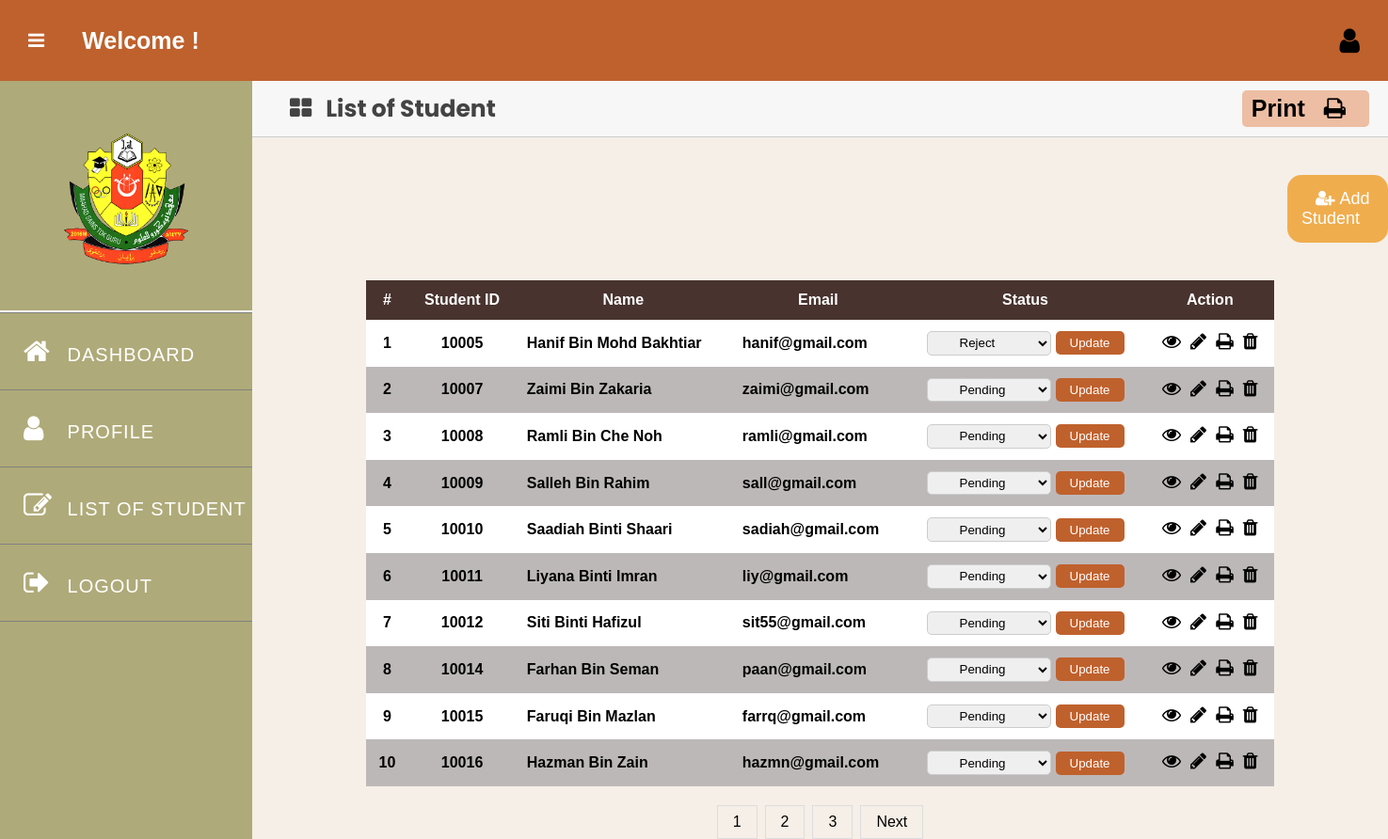
Screenshot of /listofstudent.php (signed in) with the database file from the repository.
### tables this page shows
CREATE TABLE `registration` (
  `REGNO` int NOT NULL,
  `STUID` int DEFAULT NULL,
  `PRINCIPALID` int DEFAULT NULL,
  `REGDATE` date DEFAULT NULL,
  `CLERKID` int DEFAULT NULL,
  `STATUS` varchar(50) DEFAULT NULL,
  `REGSTATUS` varchar(50) DEFAULT NULL
);

CREATE TABLE `student` (
  `STUID` int NOT NULL,
  `STUNAME` varchar(255) NOT NULL,
  `STUPNO` varchar(12) NOT NULL,
  `STUEMAIL` varchar(50) NOT NULL,
  `STUPASSWORD` varchar(30) NOT NULL,
  `STUGENDER` varchar(6) DEFAULT NULL,
  `STUADDRESS` varchar(255) DEFAULT NULL,
  `STUDOB` date DEFAULT NULL,
  `FATHERNAME` varchar(255) DEFAULT NULL,
  `MOTHERNAME` varchar(255) DEFAULT NULL,
  `SALARY` decimal(10,2) DEFAULT NULL,
  `STUIMAGE` varchar(255) DEFAULT NULL,
  `STATUS` varchar(50) DEFAULT NULL
);

### listofstudent.php (the view, shortened to what this page needs)
<?php
require_once("dbConnect.php");
$username = $_SESSION['username'];
$sql = "SELECT CLERKNAME FROM clerk WHERE CLERKID = ?";
$stmt = $dbCon->prepare($sql);
$stmt->bind_param("s", $username);
$stmt->execute();
$stmt->store_result();
$stmt->bind_result($fullName);
$firstName = strtoupper(strtok($fullName, ' '));
$limit = 10;
$page = isset($_GET['page']) ? (int)$_GET['page'] : 1;
$start = ($page - 1) * $limit;
$sql = "SELECT COUNT(*) FROM student";
$stmt = $dbCon->prepare($sql);
$stmt->execute();
$stmt->bind_result($total);
$total_pages = ceil($total / $limit);
$sql = "SELECT s.STUID, s.STUNAME, s.STUEMAIL, r.STATUS, r.CLERKID FROM student as s JOIN registration as r ON s.STUID = r.STUID WHERE r.REGSTATUS = 'active' ORDER BY r.STATUS DESC LIMIT ?, ? ";
$stmt = $dbCon->prepare($sql);
$stmt->bind_param("ii", $start, $limit);
$stmt->execute();
$result = $stmt->get_result();
?>
<!DOCTYPE html>
<html lang="en">
<head>
    <link rel="stylesheet" href="https://stackpath.bootstrapcdn.com/font-awesome/4.7.0/css/font-awesome.min.css">
</head>
<body>
    <div class="header">
        <label for="checkbox">
            <i id="navbtn" class="fa fa-bars" aria-hidden="true"></i>
        </label>
        <h2 class="welcome-name">Welcome <span style="color: #48332E;"><?php echo htmlspecialchars($firstName); ?></span> !</h2>
        <div class="right-icon">
            <a href="ClerkProfile.php">
                <i class="fa fa-user" aria-hidden="true"></i>
            </a>
        </div>
    </div>
    <div class="body">
        <nav class="side-bar">
            <div class="user-p">
                <img src="logo.png" alt=""/>
            </div>
            <ul>
                <li >
                    <a href="ClerkDashboard.php">
                        <i class="fa fa-home" aria-hidden="true"></i>
                        <span style="padding-left:10px;">DASHBOARD</span>
                    </a>
                </li>
                <li>
                    <a href="ClerkProfile.php">
                        <i class="fa fa-user" aria-hidden="true"></i>
                        <span style="padding-left:10px;">PROFILE</span>
                    </a>
                </li>
                <li>
                    <a href="listofstudent.php">
                        <i class="fa fa-pencil-square-o" aria-hidden="true"></i>
                        <span style="padding-left:10px;">LIST OF STUDENT</span>
                    </a>
                </li>
                <li style="border-bottom: 1px solid grey;">
                    <a href="logout.php">
                        <i class="fa fa-sign-out" aria-hidden="true"></i>
                        <span style="padding-left:10px;">LOGOUT</span>
                    </a>
                </li>
            </ul>
        </nav>
        <section class="section-1">
            <div class="circled-menu-parent">
                <p><i class="fa fa-th-large" style="font-size:25px;"></i>List of Student</p>
                <a href="printStudentList.php" id="printbtn" style="text-decoration: none; color: #000; text-align: end;">Print<i class="fa fa-print" style="font-size:25px;"></i></a>
            </div>
            <div class="add-student">
                <a href="addstu.php"><i class="fa fa-user-plus" aria-hidden="true"></i>Add Student</a>
            </div>
            <table>
                <tr>
                    <th>#</th>
                    <th>Student ID</th>
                    <th>Name</th>
                    <th>Email</th>
                    <th>Status</th>
                    <th>Action</th>
                </tr>
                <?php
                if ($result->num_rows > 0) {
                    $count = $start + 1;
                    while ($row = $result->fetch_assoc()) {
                        echo "<tr>";
                        echo "<td style='text-align: center'>" . $count++ . "</td>";
                        echo "<td style='text-align: center'>" . htmlspecialchars($row['STUID']) . "</td>";
                        echo "<td>" . htmlspecialchars($row['STUNAME']) . "</td>";
                        echo "<td>" . htmlspecialchars($row['STUEMAIL']) . "</td>";
                        echo "<td style='text-align: center'>";
                        if ($row['STATUS'] == 'Pending' || $row['STATUS'] == 'Rejected') {
                            echo "<select class='status-dropdown' data-id='" . htmlspecialchars($row['STUID']) . "'>";
                            echo "<option value='Pending'" . ($row['STATUS'] == 'Pending' ? ' selected' : '') . ">Pending</option>";
                            echo "<option value='Rejected'" . ($row['STATUS'] == 'Rejected' ? ' selected' : '') . ">Reject</option>";
                            echo "</select>";
                            echo "<button id='updateSttsbtn' onclick='updateStatus(\"" . htmlspecialchars($row['STUID']) . "\")'>Update</button>";
                        } else {
                                echo htmlspecialchars($row['STATUS']);
                            }
                        echo "</td>";
                        echo "<td class='action-icons'>";
                        echo "<a href='viewstudent.php?id=" . htmlspecialchars($row['STUID']) . "'><i class='fa fa-eye' aria-hidden='true'></i></a>";
                        echo "<a href='editStudent.php?id=" . htmlspecialchars($row['STUID']) . "'><i class='fa fa-pencil' aria-hidden='true'></i></a>";
                        echo "<a href='printStudentReport.php?id=" . htmlspecialchars($row['STUID']) . "'><i class='fa fa-print' aria-hidden='true'></i></a>";
                        echo "<a href='javascript:void(0);' onclick='deleteStudent(\"" . htmlspecialchars($row['STUID']) . "\", \"" . htmlspecialchars($row['STUNAME']) . "\");'><i class='fa fa-trash' aria-hidden='true'></i></a>";
                        echo "</td>";
                        echo "</tr>";
                    }
                } else {
                    echo "<tr><td colspan='6' style='text-align: center;'>No student's record found</td></tr>";
                }
                ?>
            </table>
            <div class="pagination">
                <?php
                for ($i = 1; $i <= $total_pages; $i++) {
                    echo '<a href="?page=' . $i . '">' . $i . '</a>';
                }
                if ($page < $total_pages) {
                    echo '<a href="?page=' . ($page + 1) . '">Next</a>';
                }
                ?>
            </div>
        </section>
    </div>
</body>
</html>

### listofstudent.php (style rules this page uses)
* { padding: 0; margin: 0; box-sizing: border-box; font-family: arial, sans-serif; }
.header { display: flex; align-items: center; padding: 28px 30px; background: #BF612D; color: white; }
.welcome-name { font-size: 25px; margin-left: 40px; }
.header i { font-size: 30px; cursor: pointer; color: #black; }
.header a { text-decoration: none; color: black; }
.right-icon { margin-left: auto; }
.right-icon i { margin-right: 15px; }
.right-icon i:last-child { margin-right: 0; }
.user-p { text-align: center; padding-top: 50px; }
.user-p img { width: 150px; height: 150px; border-radius: 50%; }
.body { display: flex; }
.side-bar { width: 350px; background: #AFAA79; min-height: 100vh; transition: 500ms width; }
.side-bar ul { margin-top: 40px; list-style: none; border-top: 2px solid white; }
.side-bar ul li { font-size: 20px; padding: 25px 0px; padding-left: 25px; transition: background 500ms; white-space: nowrap; overflow: hidden; text-overflow: ellipsis; border: none; border-top: 1px solid grey; }
.side-bar ul li a { text-decoration: none; color: white; cursor: pointer; letter-spacing: 1px; }
.side-bar i { display: inline-block; padding-right: 10px; width: 30px; vertical-align: center; font-size: 25px; color: white; }
.side-bar ul li a { text-decoration: none; color: #black; cursor: pointer; letter-spacing: 1px; }
.side-bar ul li a i { display: inline-block; padding-right: 10px; font-size: 30px; }
.section-1 { width: 100%; background-color: #F5EFE7; background-size: cover; background-position: center; display: flex; align-items: center; flex-direction: column; }
#navbtn { display: inline-block; left: 20px; font-size: 20px; transition: 500ms color; color: #black; }
.circled-menu-parent { background-color: #f7f7f7; height: 60px; font-size: 25px; font-family: 'Inter'; font-weight: bold; color: #434343; width: 100%; display: flex; justify-content: space-between; align-items: center; padding: 0 20px; font-family: "Poppins", sans-serif; border-bottom: 1px solid #ccc; }
.circled-menu-parent p { margin: 0; display: flex; align-items: center; font-size: 25px; font-family: "Poppins", sans-serif; }
.circled-menu-parent i { margin-left: 20px; margin-right: 15px; }
table { width: 80%; border-collapse: collapse; margin-top: 40px; }
table th, table td { padding: 12px; font-weight: bold; }
table th { background-color: #48332E; color: white; }
table tr:nth-child(even) { background-color: white; }
table tr:nth-child(odd) { background-color: #BDB8B8; }
.action-icons { display: flex; justify-content: center; gap: 10px; }
.action-icons a { text-decoration: none; color: #000; font-size: 20px; }
#printbtn { background-color:#edbea3; color: white; padding: 5px 10px; border: none; border-radius: 5px; cursor: pointer; }
select { padding: 3.3px 30px; border: 1px solid #ccc; border-radius: 5px; }
#updateSttsbtn { padding: 5px 15px; border: none; border-radius: 5px; background-color: #BF612D; color: white; cursor: pointer; margin-left: 5px; }
.pagination { display: flex; justify-content: center; margin-top: 20px; }
.pagination a { color: black; padding: 8px 16px; text-decoration: none; transition: background-color .3s; border: 1px solid #ddd; margin: 0 4px; }
.add-student { background-color: #f0ad4e; margin-left: 1100px; margin-top: 40px; border-radius: 15px; display: :flex; align-items: center; justify-content: center; padding: 15px 15px; transition: background-color 0.3s; color: white; text-decoration: none; }
.add-student a { text-decoration: none; color: white; font-size: 18px; padding: 10px 15px; }
.add-student i { margin-right: 5px; }

### rows the page displays
registration: STUID.STUID "10005", STUID.STUNAME "Hanif Bin Mohd Bakhtiar", STUID.STUEMAIL "hanif@gmail.com", STATUS+STUID "Reject"
registration: STUID.STUID "10007", STUID.STUNAME "Zaimi Bin Zakaria", STUID.STUEMAIL "zaimi@gmail.com", STATUS+STUID "Pending"
registration: STUID.STUID "10008", STUID.STUNAME "Ramli Bin Che Noh", STUID.STUEMAIL "ramli@gmail.com", STATUS+STUID "Pending"
registration: STUID.STUID "10009", STUID.STUNAME "Salleh Bin Rahim", STUID.STUEMAIL "sall@gmail.com", STATUS+STUID "Pending"
registration: STUID.STUID "10010", STUID.STUNAME "Saadiah Binti Shaari", STUID.STUEMAIL "sadiah@gmail.com", STATUS+STUID "Pending"
registration: STUID.STUID "10011", STUID.STUNAME "Liyana Binti Imran", STUID.STUEMAIL "liy@gmail.com", STATUS+STUID "Pending"
registration: STUID.STUID "10012", STUID.STUNAME "Siti Binti Hafizul", STUID.STUEMAIL "sit55@gmail.com", STATUS+STUID "Pending"
registration: STUID.STUID "10014", STUID.STUNAME "Farhan Bin Seman", STUID.STUEMAIL "paan@gmail.com", STATUS+STUID "Pending"
registration: STUID.STUID "10015", STUID.STUNAME "Faruqi Bin Mazlan", STUID.STUEMAIL "farrq@gmail.com", STATUS+STUID "Pending"
registration: STUID.STUID "10016", STUID.STUNAME "Hazman Bin Zain", STUID.STUEMAIL "hazmn@gmail.com", STATUS+STUID "Pending"
